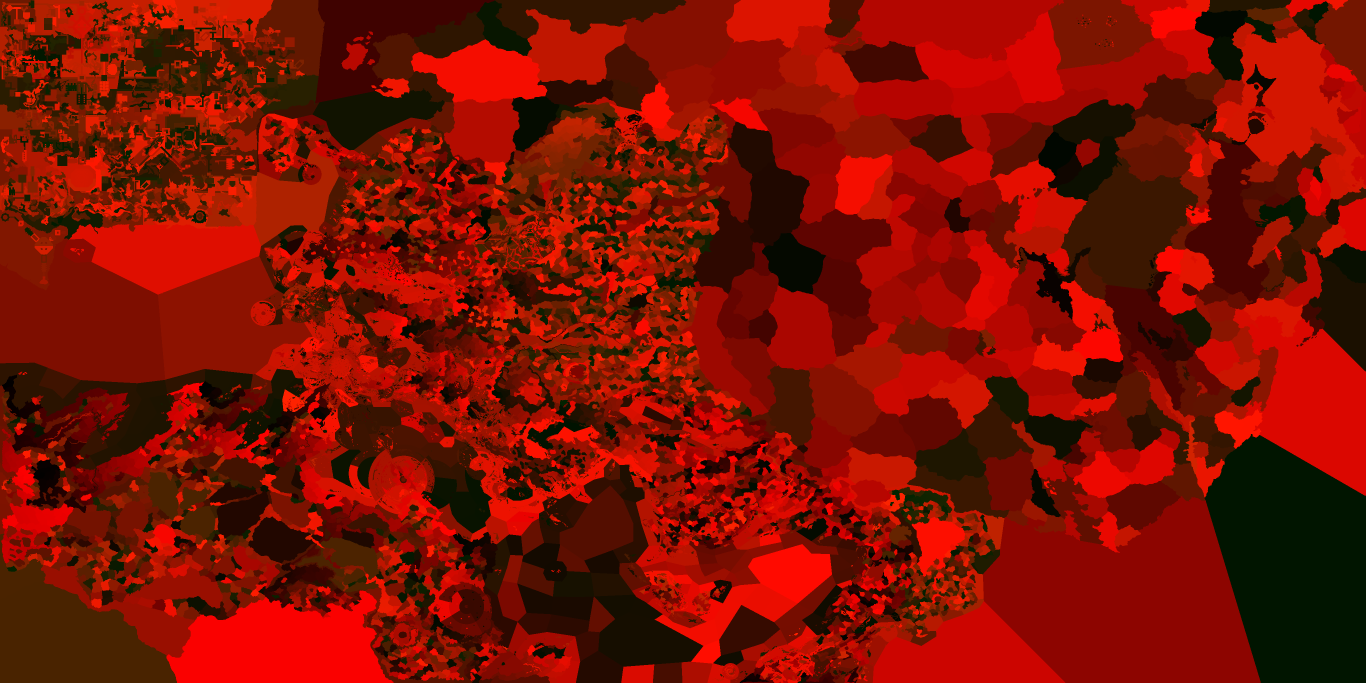
#> input picture docs/map/prov.png, 4096 x 2048 px (shown at 1/3 size)
$ python build_map_objects.py
#> lines starting #> are read from the running program, lines starting #| are printed output that depends on the picture
#!/usr/bin/env python3
"""Convert the mod's Paradox 3-D models into web assets for the map.

Reads the game's own data:
  gfx/models/**            - .mesh (Paradox binary) models, .asset descriptors,
                             .dds textures (trees, holdings, landmarks, rocks)
  content_source/map_objects/masks/*.png - authored tree/rock density masks
                             (4096x2048, aligned with docs/map/prov.png)
  gfx/map/map_object_data/building_locators.txt - one settlement per barony
                             (id = province id, game coords, z flipped)
  gfx/map/map_object_data/0_GH_special_building_locators.txt - unique landmarks

Writes docs/map/objects/:
  models.json  - geometry (quantized, base64) + instance lists per model
  tex_*.png    - converted diffuse textures

Run AFTER build_fixed_map.py (needs docs/map/prov.png + meta.json).
"""
import base64
import json
import math
import re
import struct
from pathlib import Path

import numpy as np
from PIL import Image

Image.MAX_IMAGE_PIXELS = None
ROOT = Path(__file__).resolve().parent.parent
def _first(*cands: Path) -> Path:
    for c in cands:
        if c.exists():
            return c
    return cands[0]

# the game asset folders now sit at the repo root (older uploads had them
# under gfx/)
GFX = _first(ROOT / "models", ROOT / "gfx" / "models")
MASKS = ROOT / "content_source" / "map_objects" / "masks"
MOD = _first(ROOT / "map" / "map_object_data",
             ROOT / "gfx" / "map" / "map_object_data")
OUT = ROOT / "docs" / "map" / "objects"
OUT.mkdir(parents=True, exist_ok=True)
for stale in OUT.glob("*"):
    stale.unlink()

W, H = 4096, 2048          # grid == mask resolution; game coords are 2x
RNG = np.random.default_rng(1420)

# ---------------------------------------------------------- pdx binary parser
# [41 lines left out: function parse_pdx, not called in this run]

# --------------------------------------------------- .asset descriptor lookup
# pdxmesh blocks: name = "x_mesh"  file = "x.mesh"  scale = s  texture_diffuse
ASSET_RE = re.compile(
    r'pdxmesh\s*=\s*\{[^{}]*?name\s*=\s*"([^"]+)"[^{}]*?file\s*=\s*"([^"]+)"', re.S)

asset_index = {}   # mesh name -> (mesh path, scale, diffuse-override)
for af in GFX.rglob("*.asset"):
    try:
        txt = af.read_text(encoding="utf-8-sig", errors="replace")
    except OSError:
        continue
    for m in re.finditer(r'pdxmesh\s*=\s*\{', txt):
        # take the balanced block
        depth, j = 0, m.end() - 1
        while j < len(txt):
            if txt[j] == "{": depth += 1
            elif txt[j] == "}":
                depth -= 1
                if depth == 0: break
            j += 1
        blk = txt[m.start():j + 1]
        nm = re.search(r'name\s*=\s*"([^"]+)"', blk)
        fl = re.search(r'file\s*=\s*"([^"]+)"', blk)
        if not nm or not fl:
            continue
        sc = re.search(r'\bscale\s*=\s*([\d.]+)', blk)
        td = re.search(r'texture_diffuse\s*=\s*"([^"]+)"', blk)
        asset_index.setdefault(nm.group(1), (
            af.parent / fl.group(1), float(sc.group(1)) if sc else 1.0,
            # a texture_diffuse override naming a decal belongs to the ground
            # plane, not the real geometry — never force it onto all parts
            td.group(1) if td and "decal" not in td.group(1).lower() else None))
print(f"{len(asset_index)} pdxmesh entries in .asset files")

# ------------------------------------------------------------ texture output
tex_written = {}
# [158 lines left out: functions write_texture, tint_for, find_texture, decimate, extract_model, model_from_asset, not called in this run]

# ---------------------------------------------------------------- world grid
print("loading world grid ...")
ids_im = np.asarray(Image.open(ROOT / "docs/map/prov.png").convert("RGB"))
#> ids_im is the input picture: shape (2048, 4096, 3); mean R, G, B 126.6, 15.6, 0
ids = ids_im[:, :, 0].astype(np.int32) | (ids_im[:, :, 1].astype(np.int32) << 8)
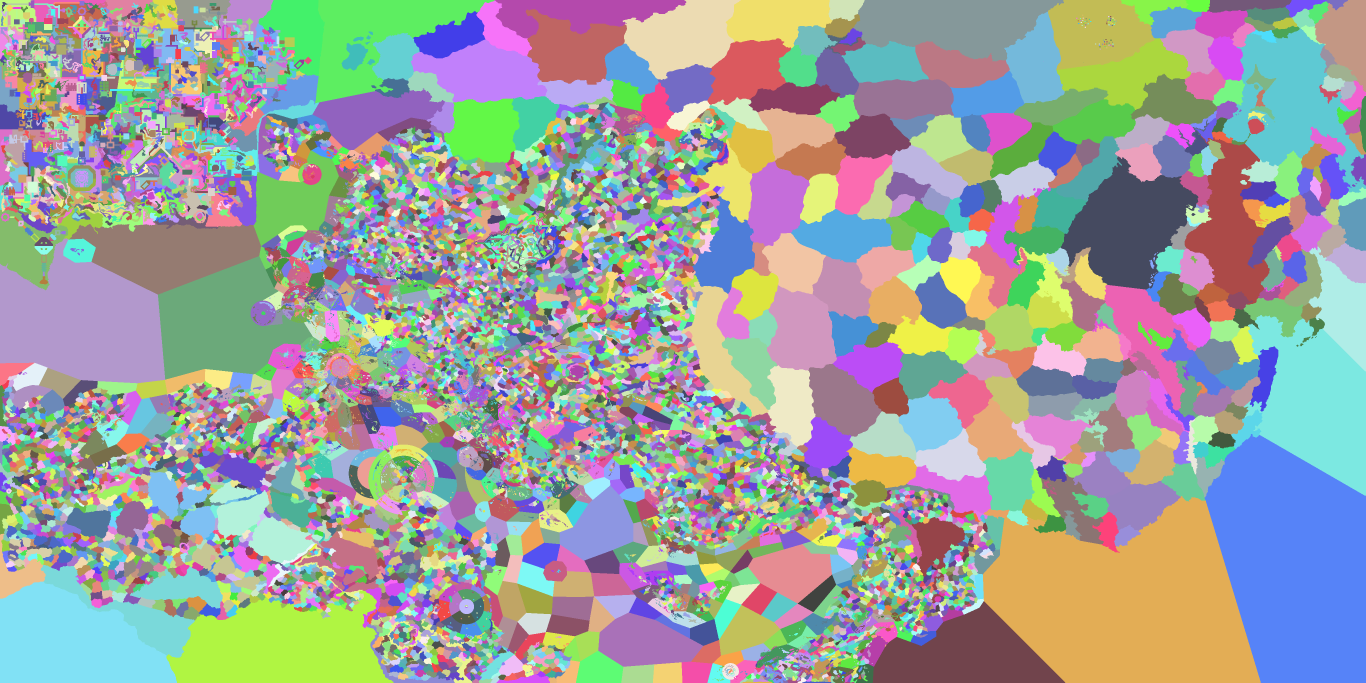
#> ids: shape (2048, 4096) int32 (shown at 1/3 size); 9402 distinct labels, from 1 to 9410; one colour per label, 0 black
#> (the run stopped early here; a loop or call above may not have finished)
